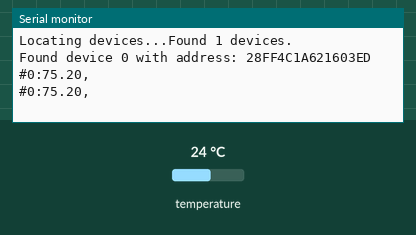
This sketch was run on a simulated Arduino MKR. Shown: the last lines printed to the serial monitor. Inputs (shaded band) come from the test bench; at power-on: temperature 24 °C.

Above: at 4.6 s.
4.7 s: temperature set to 12 °C
At 6.6 s:
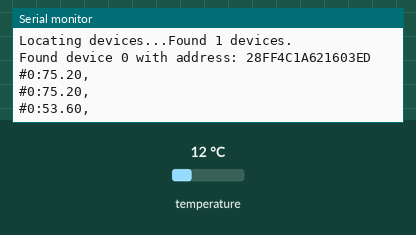
7.0 s: temperature set to 19 °C
At 7.0 s:
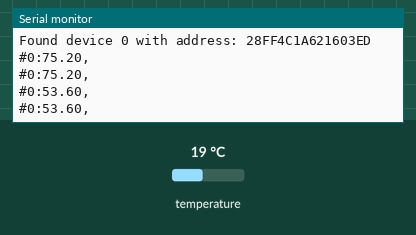
Timing chart, 0 to 10.0 s (numbered marks = the images above; inputs shaded):
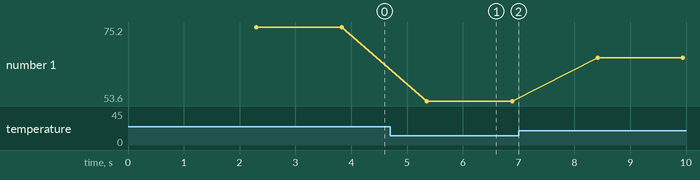

Measured:
- after the input at 4.7 s, the serial monitor: prints a new line after 0.66 s (image 1)
- plotted number 1: 75.2 → 53.6 after the input at 4.7 s, 53.6 → 66.2 after the input at 7.0 s

The sketch:

TMP_Sketch.ino
```cpp
#include <WiFiNINA.h>
#include <OneWire.h>
#include <DallasTemperature.h>
#include "password.h"

// Data wire is plugged into port 4 on the Arduino
#define ONE_WIRE_BUS 4
// Setup a oneWire instance to communicate with any OneWire devices (not just Maxim/Dallas temperature ICs)
OneWire oneWire(ONE_WIRE_BUS);

// Pass our oneWire reference to Dallas Temperature.
DallasTemperature sensors(&oneWire);

int numberOfDevices;  // Number of temperature devices found

DeviceAddress tempDeviceAddress;  // We'll use this variable to store a found device address

int status = WL_IDLE_STATUS;  // the Wi-Fi radio's status

WiFiServer server(80);

unsigned long prevTime;

void setup(void) {
  prevTime = millis();

  Serial.begin(9600);
  while (!Serial) {
    ; // wait for serial port to connect. Needed for native USB
  }

  // // attempt to connect to Wi-Fi network:
  // while (status != WL_CONNECTED) {
  //   Serial.print("Attempting to connect to network: ");
  //   Serial.println(_SSID);
  //   status = WiFi.begin(_SSID, _PASSWORD);
  //   // wait 5 seconds for connection.
  //   delay(5000);
  //   printWiFi();
  // }
  // server.begin();

  sensors.begin();
  numberOfDevices = sensors.getDeviceCount();
  Serial.print("Locating devices...");
  Serial.print("Found ");
  Serial.print(numberOfDevices, DEC);
  Serial.println(" devices.");
  // Loop through each device, print out address
  for (int i = 0; i < numberOfDevices; i++) {
    // Search the wire for address
    if (sensors.getAddress(tempDeviceAddress, i)) {
      Serial.print("Found device ");
      Serial.print(i, DEC);
      Serial.print(" with address: ");
      printAddress(tempDeviceAddress);
      Serial.println();
    } else {
      Serial.print("Found ghost device at ");
      Serial.print(i, DEC);
      Serial.print(" but could not detect address. Check power and cabling");
    }
  }
}

void loop(void) {
  unsigned long currTime = millis();
  // if (currTime - prevTime >= 17) {
  //   sensors.requestTemperatures();
  // }
  sensors.requestTemperatures();

  if (currTime - prevTime >= 1000) {
    prevTime = currTime;

    for (int i = 0; i < numberOfDevices; i++) {
      if (sensors.getAddress(tempDeviceAddress, i)) {
        Serial.print("#");
        Serial.print(i, DEC);
        Serial.print(":");
        Serial.print(sensors.getTempF(tempDeviceAddress));
        Serial.print(",");
      }
    }
    Serial.println();
  }
  // if (currTime - prevTime >= 5000) {
  //   printWiFi();
  // }

  // WiFiClient client = server.available();
  // if (client) {
  //   if (client.connected()) {
  //     Serial.println("Connected to client");

  //     for (int i = 0; i < numberOfDevices; i++) {
  //       if (sensors.getAddress(tempDeviceAddress, i)) {
  //         server.print(sensors.getTempF(tempDeviceAddress));
  //         server.println(" degrees F");
  //       }
  //     }
  //   }
  //   client.stop();
  // }
}

void printWiFi() {
  Serial.print("SSID: ");
  Serial.println(WiFi.SSID());
  Serial.print("signal strength (RSSI):");
  Serial.println(WiFi.RSSI());
  Serial.print("IP Address: ");
  Serial.println(WiFi.localIP());
}

// function to print a device address
void printAddress(DeviceAddress deviceAddress) {
  for (uint8_t i = 0; i < 8; i++) {
    if (deviceAddress[i] < 16) Serial.print("0");
    Serial.print(deviceAddress[i], HEX);
  }
}
```
